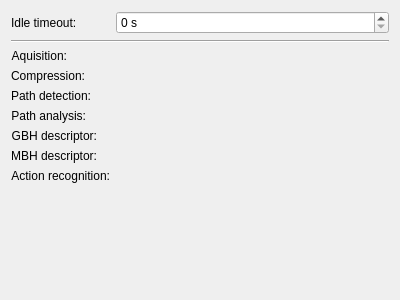
<?xml version="1.0" encoding="UTF-8"?>
<ui version="4.0">
 <class>ProcessConfig</class>
 <widget class="QWidget" name="ProcessConfig">
  <property name="geometry">
   <rect>
    <x>0</x>
    <y>0</y>
    <width>400</width>
    <height>300</height>
   </rect>
  </property>
  <property name="windowTitle">
   <string>Process</string>
  </property>
  <layout class="QGridLayout" name="gridLayout">
   <item row="7" column="0">
    <widget class="QLabel" name="label_PathAnalysis">
     <property name="sizePolicy">
      <sizepolicy hsizetype="Fixed" vsizetype="Preferred">
       <horstretch>0</horstretch>
       <verstretch>0</verstretch>
      </sizepolicy>
     </property>
     <property name="text">
      <string>Path analysis:</string>
     </property>
     <property name="alignment">
      <set>Qt::AlignRight|Qt::AlignTrailing|Qt::AlignVCenter</set>
     </property>
    </widget>
   </item>
   <item row="10" column="0">
    <widget class="QLabel" name="label_Svm">
     <property name="sizePolicy">
      <sizepolicy hsizetype="Fixed" vsizetype="Preferred">
       <horstretch>0</horstretch>
       <verstretch>0</verstretch>
      </sizepolicy>
     </property>
     <property name="text">
      <string>Action recognition:</string>
     </property>
     <property name="alignment">
      <set>Qt::AlignRight|Qt::AlignTrailing|Qt::AlignVCenter</set>
     </property>
    </widget>
   </item>
   <item row="0" column="0">
    <widget class="QLabel" name="label_Timeout">
     <property name="sizePolicy">
      <sizepolicy hsizetype="Fixed" vsizetype="Preferred">
       <horstretch>0</horstretch>
       <verstretch>0</verstretch>
      </sizepolicy>
     </property>
     <property name="text">
      <string>Idle timeout:</string>
     </property>
    </widget>
   </item>
   <item row="2" column="0" colspan="2">
    <widget class="Line" name="line">
     <property name="orientation">
      <enum>Qt::Horizontal</enum>
     </property>
    </widget>
   </item>
   <item row="0" column="1">
    <widget class="QSpinBox" name="m_Timeout">
     <property name="suffix">
      <string> s</string>
     </property>
     <property name="prefix">
      <string/>
     </property>
     <property name="maximum">
      <number>9999</number>
     </property>
    </widget>
   </item>
   <item row="9" column="0">
    <widget class="QLabel" name="label_Mbh">
     <property name="sizePolicy">
      <sizepolicy hsizetype="Fixed" vsizetype="Preferred">
       <horstretch>0</horstretch>
       <verstretch>0</verstretch>
      </sizepolicy>
     </property>
     <property name="text">
      <string>MBH descriptor:</string>
     </property>
     <property name="alignment">
      <set>Qt::AlignRight|Qt::AlignTrailing|Qt::AlignVCenter</set>
     </property>
    </widget>
   </item>
   <item row="11" column="0" colspan="2">
    <spacer name="verticalSpacer">
     <property name="orientation">
      <enum>Qt::Vertical</enum>
     </property>
     <property name="sizeHint" stdset="0">
      <size>
       <width>20</width>
       <height>40</height>
      </size>
     </property>
    </spacer>
   </item>
   <item row="5" column="0">
    <widget class="QLabel" name="label_Compression">
     <property name="sizePolicy">
      <sizepolicy hsizetype="Fixed" vsizetype="Preferred">
       <horstretch>0</horstretch>
       <verstretch>0</verstretch>
      </sizepolicy>
     </property>
     <property name="text">
      <string>Compression:</string>
     </property>
     <property name="alignment">
      <set>Qt::AlignRight|Qt::AlignTrailing|Qt::AlignVCenter</set>
     </property>
    </widget>
   </item>
   <item row="4" column="0">
    <widget class="QLabel" name="label_Aquisition">
     <property name="sizePolicy">
      <sizepolicy hsizetype="Fixed" vsizetype="Preferred">
       <horstretch>0</horstretch>
       <verstretch>0</verstretch>
      </sizepolicy>
     </property>
     <property name="text">
      <string>Aquisition:</string>
     </property>
     <property name="alignment">
      <set>Qt::AlignRight|Qt::AlignTrailing|Qt::AlignVCenter</set>
     </property>
    </widget>
   </item>
   <item row="8" column="0">
    <widget class="QLabel" name="label_Gbh">
     <property name="sizePolicy">
      <sizepolicy hsizetype="Fixed" vsizetype="Preferred">
       <horstretch>0</horstretch>
       <verstretch>0</verstretch>
      </sizepolicy>
     </property>
     <property name="text">
      <string>GBH descriptor:</string>
     </property>
     <property name="alignment">
      <set>Qt::AlignRight|Qt::AlignTrailing|Qt::AlignVCenter</set>
     </property>
    </widget>
   </item>
   <item row="6" column="0">
    <widget class="QLabel" name="label_PathDetection">
     <property name="sizePolicy">
      <sizepolicy hsizetype="Fixed" vsizetype="Preferred">
       <horstretch>0</horstretch>
       <verstretch>0</verstretch>
      </sizepolicy>
     </property>
     <property name="text">
      <string>Path detection:</string>
     </property>
     <property name="alignment">
      <set>Qt::AlignRight|Qt::AlignTrailing|Qt::AlignVCenter</set>
     </property>
    </widget>
   </item>
   <item row="7" column="1">
    <widget class="NodeSelectorWidget" name="m_PathAnalysis" native="true"/>
   </item>
   <item row="10" column="1">
    <widget class="NodeSelectorWidget" name="m_Svm" native="true"/>
   </item>
   <item row="8" column="1">
    <widget class="NodeSelectorWidget" name="m_Gbh" native="true"/>
   </item>
   <item row="6" column="1">
    <widget class="NodeSelectorWidget" name="m_PathDetection" native="true"/>
   </item>
   <item row="9" column="1">
    <widget class="NodeSelectorWidget" name="m_Mbh" native="true"/>
   </item>
   <item row="5" column="1">
    <widget class="NodeSelectorWidget" name="m_Compression" native="true"/>
   </item>
   <item row="4" column="1">
    <widget class="NodeSelectorWidget" name="m_Aquisition" native="true"/>
   </item>
  </layout>
 </widget>
 <layoutdefault spacing="6" margin="11"/>
 <customwidgets>
  <customwidget>
   <class>NodeSelectorWidget</class>
   <extends>QWidget</extends>
   <header location="global">NodeSelectorWidget.h</header>
   <container>1</container>
  </customwidget>
 </customwidgets>
 <tabstops>
  <tabstop>m_Timeout</tabstop>
 </tabstops>
 <resources/>
 <connections/>
</ui>
